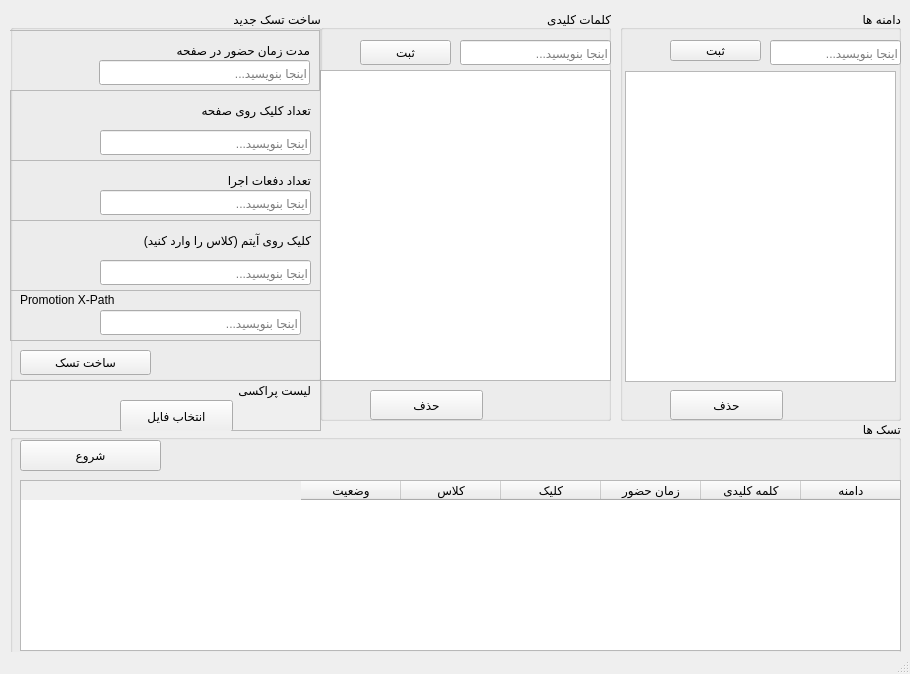
<?xml version="1.0" encoding="UTF-8"?>
<ui version="4.0">
 <class>MainWindow</class>
 <widget class="QMainWindow" name="MainWindow">
  <property name="geometry">
   <rect>
    <x>0</x>
    <y>0</y>
    <width>910</width>
    <height>674</height>
   </rect>
  </property>
  <property name="sizePolicy">
   <sizepolicy hsizetype="Expanding" vsizetype="Maximum">
    <horstretch>0</horstretch>
    <verstretch>0</verstretch>
   </sizepolicy>
  </property>
  <property name="windowTitle">
   <string>MainWindow</string>
  </property>
  <widget class="QWidget" name="centralwidget">
   <widget class="QGroupBox" name="groupBox">
    <property name="geometry">
     <rect>
      <x>320</x>
      <y>10</y>
      <width>291</width>
      <height>411</height>
     </rect>
    </property>
    <property name="title">
     <string>کلمات کلیدی</string>
    </property>
    <property name="alignment">
     <set>Qt::AlignRight|Qt::AlignTrailing|Qt::AlignVCenter</set>
    </property>
    <widget class="QLineEdit" name="keyword_input">
     <property name="geometry">
      <rect>
       <x>140</x>
       <y>30</y>
       <width>151</width>
       <height>25</height>
      </rect>
     </property>
     <property name="placeholderText">
      <string>اینجا بنویسید...</string>
     </property>
    </widget>
    <widget class="QPushButton" name="keyword_btn">
     <property name="geometry">
      <rect>
       <x>40</x>
       <y>30</y>
       <width>91</width>
       <height>25</height>
      </rect>
     </property>
     <property name="text">
      <string>ثبت</string>
     </property>
    </widget>
    <widget class="QListWidget" name="keyword_list">
     <property name="geometry">
      <rect>
       <x>0</x>
       <y>60</y>
       <width>291</width>
       <height>311</height>
      </rect>
     </property>
    </widget>
    <widget class="QPushButton" name="remove_keyword_btn">
     <property name="geometry">
      <rect>
       <x>50</x>
       <y>380</y>
       <width>113</width>
       <height>30</height>
      </rect>
     </property>
     <property name="text">
      <string>حذف</string>
     </property>
    </widget>
   </widget>
   <widget class="QGroupBox" name="groupBox_2">
    <property name="geometry">
     <rect>
      <x>620</x>
      <y>10</y>
      <width>281</width>
      <height>411</height>
     </rect>
    </property>
    <property name="sizePolicy">
     <sizepolicy hsizetype="Expanding" vsizetype="Expanding">
      <horstretch>0</horstretch>
      <verstretch>0</verstretch>
     </sizepolicy>
    </property>
    <property name="title">
     <string>دامنه ها</string>
    </property>
    <property name="alignment">
     <set>Qt::AlignRight|Qt::AlignTrailing|Qt::AlignVCenter</set>
    </property>
    <widget class="QLineEdit" name="domain_input">
     <property name="geometry">
      <rect>
       <x>150</x>
       <y>30</y>
       <width>131</width>
       <height>25</height>
      </rect>
     </property>
     <property name="placeholderText">
      <string>اینجا بنویسید...</string>
     </property>
    </widget>
    <widget class="QPushButton" name="domain_btn">
     <property name="geometry">
      <rect>
       <x>50</x>
       <y>30</y>
       <width>91</width>
       <height>21</height>
      </rect>
     </property>
     <property name="text">
      <string>ثبت</string>
     </property>
    </widget>
    <widget class="QListWidget" name="domain_list">
     <property name="geometry">
      <rect>
       <x>5</x>
       <y>61</y>
       <width>271</width>
       <height>311</height>
      </rect>
     </property>
    </widget>
    <widget class="QPushButton" name="remove_domain_btn">
     <property name="geometry">
      <rect>
       <x>50</x>
       <y>380</y>
       <width>113</width>
       <height>30</height>
      </rect>
     </property>
     <property name="text">
      <string>حذف</string>
     </property>
    </widget>
   </widget>
   <widget class="QGroupBox" name="groupBox_3">
    <property name="geometry">
     <rect>
      <x>10</x>
      <y>10</y>
      <width>311</width>
      <height>371</height>
     </rect>
    </property>
    <property name="title">
     <string>ساخت تسک جدید</string>
    </property>
    <property name="alignment">
     <set>Qt::AlignRight|Qt::AlignTrailing|Qt::AlignVCenter</set>
    </property>
    <widget class="QPushButton" name="createtask_btn">
     <property name="geometry">
      <rect>
       <x>10</x>
       <y>340</y>
       <width>131</width>
       <height>25</height>
      </rect>
     </property>
     <property name="text">
      <string>ساخت تسک</string>
     </property>
    </widget>
    <widget class="QFrame" name="frame">
     <property name="geometry">
      <rect>
       <x>-1</x>
       <y>20</y>
       <width>311</width>
       <height>61</height>
      </rect>
     </property>
     <property name="frameShape">
      <enum>QFrame::StyledPanel</enum>
     </property>
     <property name="frameShadow">
      <enum>QFrame::Raised</enum>
     </property>
     <widget class="QLineEdit" name="stay_input">
      <property name="geometry">
       <rect>
        <x>90</x>
        <y>30</y>
        <width>211</width>
        <height>25</height>
       </rect>
      </property>
      <property name="placeholderText">
       <string>اینجا بنویسید...</string>
      </property>
     </widget>
     <widget class="QLabel" name="label">
      <property name="geometry">
       <rect>
        <x>10</x>
        <y>10</y>
        <width>291</width>
        <height>20</height>
       </rect>
      </property>
      <property name="text">
       <string>مدت زمان حضور در صفحه</string>
      </property>
     </widget>
    </widget>
    <widget class="QFrame" name="frame_2">
     <property name="geometry">
      <rect>
       <x>0</x>
       <y>80</y>
       <width>311</width>
       <height>71</height>
      </rect>
     </property>
     <property name="frameShape">
      <enum>QFrame::StyledPanel</enum>
     </property>
     <property name="frameShadow">
      <enum>QFrame::Raised</enum>
     </property>
     <widget class="QLineEdit" name="click_input">
      <property name="geometry">
       <rect>
        <x>90</x>
        <y>40</y>
        <width>211</width>
        <height>25</height>
       </rect>
      </property>
      <property name="placeholderText">
       <string>اینجا بنویسید...</string>
      </property>
     </widget>
     <widget class="QLabel" name="label_2">
      <property name="geometry">
       <rect>
        <x>10</x>
        <y>10</y>
        <width>291</width>
        <height>20</height>
       </rect>
      </property>
      <property name="text">
       <string>تعداد کلیک روی صفحه</string>
      </property>
     </widget>
    </widget>
    <widget class="QFrame" name="frame_4">
     <property name="geometry">
      <rect>
       <x>0</x>
       <y>210</y>
       <width>311</width>
       <height>71</height>
      </rect>
     </property>
     <property name="frameShape">
      <enum>QFrame::StyledPanel</enum>
     </property>
     <property name="frameShadow">
      <enum>QFrame::Raised</enum>
     </property>
     <widget class="QLineEdit" name="class_input">
      <property name="geometry">
       <rect>
        <x>90</x>
        <y>40</y>
        <width>211</width>
        <height>25</height>
       </rect>
      </property>
      <property name="text">
       <string/>
      </property>
      <property name="placeholderText">
       <string>اینجا بنویسید...</string>
      </property>
     </widget>
     <widget class="QLabel" name="label_5">
      <property name="geometry">
       <rect>
        <x>20</x>
        <y>10</y>
        <width>281</width>
        <height>20</height>
       </rect>
      </property>
      <property name="text">
       <string>کلیک روی آیتم (کلاس را وارد کنید)</string>
      </property>
     </widget>
    </widget>
    <widget class="QFrame" name="frame_6">
     <property name="geometry">
      <rect>
       <x>0</x>
       <y>280</y>
       <width>311</width>
       <height>51</height>
      </rect>
     </property>
     <property name="frameShape">
      <enum>QFrame::StyledPanel</enum>
     </property>
     <property name="frameShadow">
      <enum>QFrame::Raised</enum>
     </property>
     <widget class="QLineEdit" name="xpath_input">
      <property name="geometry">
       <rect>
        <x>90</x>
        <y>20</y>
        <width>201</width>
        <height>25</height>
       </rect>
      </property>
      <property name="text">
       <string/>
      </property>
      <property name="placeholderText">
       <string>اینجا بنویسید...</string>
      </property>
     </widget>
     <widget class="QLabel" name="label_8">
      <property name="geometry">
       <rect>
        <x>10</x>
        <y>0</y>
        <width>111</width>
        <height>20</height>
       </rect>
      </property>
      <property name="text">
       <string>Promotion X-Path</string>
      </property>
     </widget>
    </widget>
    <widget class="QFrame" name="frame_5">
     <property name="geometry">
      <rect>
       <x>0</x>
       <y>150</y>
       <width>311</width>
       <height>61</height>
      </rect>
     </property>
     <property name="frameShape">
      <enum>QFrame::StyledPanel</enum>
     </property>
     <property name="frameShadow">
      <enum>QFrame::Raised</enum>
     </property>
     <widget class="QLineEdit" name="run_count_input">
      <property name="geometry">
       <rect>
        <x>90</x>
        <y>30</y>
        <width>211</width>
        <height>25</height>
       </rect>
      </property>
      <property name="text">
       <string/>
      </property>
      <property name="placeholderText">
       <string>اینجا بنویسید...</string>
      </property>
     </widget>
     <widget class="QLabel" name="label_6">
      <property name="geometry">
       <rect>
        <x>10</x>
        <y>10</y>
        <width>291</width>
        <height>20</height>
       </rect>
      </property>
      <property name="text">
       <string>تعداد دفعات اجرا</string>
      </property>
     </widget>
    </widget>
   </widget>
   <widget class="QFrame" name="frame_3">
    <property name="geometry">
     <rect>
      <x>10</x>
      <y>380</y>
      <width>311</width>
      <height>51</height>
     </rect>
    </property>
    <property name="frameShape">
     <enum>QFrame::StyledPanel</enum>
    </property>
    <property name="frameShadow">
     <enum>QFrame::Raised</enum>
    </property>
    <widget class="QLabel" name="label_3">
     <property name="geometry">
      <rect>
       <x>130</x>
       <y>0</y>
       <width>171</width>
       <height>20</height>
      </rect>
     </property>
     <property name="text">
      <string>لیست پراکسی</string>
     </property>
    </widget>
    <widget class="QPushButton" name="proxies_btn">
     <property name="geometry">
      <rect>
       <x>110</x>
       <y>20</y>
       <width>113</width>
       <height>32</height>
      </rect>
     </property>
     <property name="text">
      <string>انتخاب فایل</string>
     </property>
    </widget>
    <widget class="QLabel" name="proxies_label">
     <property name="geometry">
      <rect>
       <x>10</x>
       <y>30</y>
       <width>60</width>
       <height>16</height>
      </rect>
     </property>
     <property name="text">
      <string/>
     </property>
    </widget>
   </widget>
   <widget class="QGroupBox" name="groupBox_4">
    <property name="geometry">
     <rect>
      <x>10</x>
      <y>420</y>
      <width>891</width>
      <height>271</height>
     </rect>
    </property>
    <property name="title">
     <string>تسک ها</string>
    </property>
    <property name="alignment">
     <set>Qt::AlignRight|Qt::AlignTrailing|Qt::AlignVCenter</set>
    </property>
    <widget class="QPushButton" name="start_task">
     <property name="geometry">
      <rect>
       <x>10</x>
       <y>20</y>
       <width>141</width>
       <height>31</height>
      </rect>
     </property>
     <property name="text">
      <string>شروع</string>
     </property>
    </widget>
    <widget class="QTableWidget" name="task_table">
     <property name="geometry">
      <rect>
       <x>10</x>
       <y>60</y>
       <width>881</width>
       <height>171</height>
      </rect>
     </property>
     <property name="layoutDirection">
      <enum>Qt::RightToLeft</enum>
     </property>
     <property name="sortingEnabled">
      <bool>false</bool>
     </property>
     <property name="columnCount">
      <number>6</number>
     </property>
     <attribute name="horizontalHeaderCascadingSectionResizes">
      <bool>true</bool>
     </attribute>
     <column>
      <property name="text">
       <string>دامنه</string>
      </property>
     </column>
     <column>
      <property name="text">
       <string>کلمه کلیدی</string>
      </property>
     </column>
     <column>
      <property name="text">
       <string>زمان حضور</string>
      </property>
     </column>
     <column>
      <property name="text">
       <string>کلیک</string>
      </property>
     </column>
     <column>
      <property name="text">
       <string>کلاس</string>
      </property>
     </column>
     <column>
      <property name="text">
       <string>وضعیت</string>
      </property>
     </column>
    </widget>
   </widget>
  </widget>
  <widget class="QStatusBar" name="statusbar"/>
 </widget>
 <resources/>
 <connections/>
</ui>
